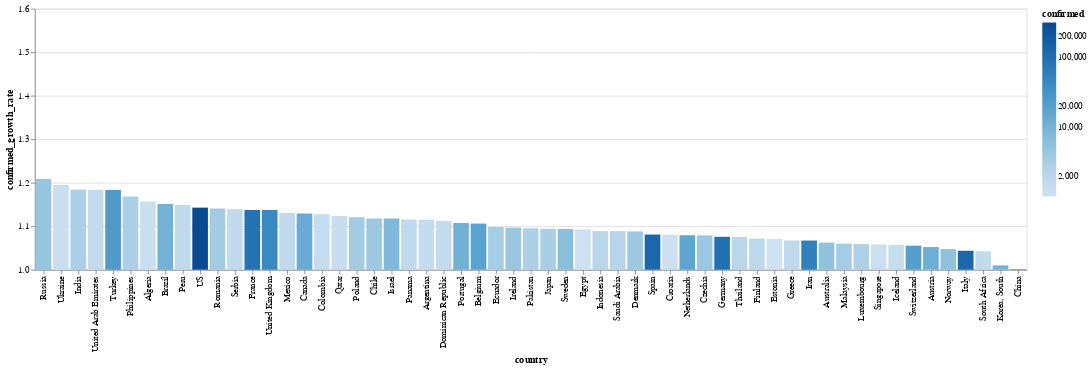

Notebook code cell kept with this figure:
### Markdown cell above
# Tasa de contagios por país

El color corresponde con la cantidad de casos confirmados

### Code cell
today_df = global_df[
    (global_df.date == global_df.date.max()) & 
    (global_df.confirmed > 1000)
]


alt.Chart(today_df).mark_bar().encode(
    x=alt.X(
        'country', 
        sort=list(
            today_df.set_index('country')
                    .confirmed_growth_rate
                    .sort_values()
                    .index[::-1]
        )
    ),
    y=alt.X(
        'confirmed_growth_rate', 
        scale=alt.Scale(domain=[1, 1.6], clamp=True)
    ),
    color=alt.Color('confirmed', scale=alt.Scale(type='log')),
    tooltip=list(today_df.columns)
)

### Figure 1 — Vega-Lite specification as saved in the notebook (floating-point values rounded to 4 significant figures)
{"config": {"view": {"continuousWidth": 400, "continuousHeight": 300}}, "data": {"name": "data-d3fadc00f5e37011c3cd2ef4e201e31b"}, "mark": "bar", "encoding": {"color": {"type": "quantitative", "field": "confirmed", "scale": {"type": "log"}}, "tooltip": [{"type": "temporal", "field": "date"}, {"type": "nominal", "field": "country"}, {"type": "quantitative", "field": "confirmed"}, {"type": "quantitative", "field": "recovered"}, {"type": "quantitative", "field": "death"}, {"type": "quantitative", "field": "confirmed_growth_rate"}, {"type": "quantitative", "field": "death_growth_rate"}, {"type": "temporal", "field": "first_infaction_date"}, {"type": "quantitative", "field": "days_from_first_infection"}, {"type": "temporal", "field": "tenth_infaction_date"}, {"type": "quantitative", "field": "days_from_tenth_infection"}, {"type": "temporal", "field": "first_death_date"}, {"type": "quantitative", "field": "days_from_first_death"}, {"type": "temporal", "field": "tenth_death_date"}, {"type": "quantitative", "field": "days_from_tenth_death"}], "x": {"type": "nominal", "field": "country", "sort": ["Russia", "Ukraine", "India", "United Arab Emirates", "Turkey", "Philippines", "Algeria", "Brazil", "Peru", "US", "Romania", "Serbia", "France", "United Kingdom", "Mexico", "Canada", "Colombia", "Qatar", "Poland", "Chile", "Israel", "Panama", "Argentina", "Dominican Republic", "Portugal", "Belgium", "Ecuador", "Ireland", "Pakistan", "Japan", "Sweden", "Egypt", "Indonesia", "Saudi Arabia", "Denmark", "Spain", "Croatia", "Netherlands", "Czechia", "Germany", "Thailand", "Finland", "Estonia", "Greece", "Iran", "Australia", "Malaysia", "Luxembourg", "Singapore", "Iceland", "Switzerland", "Austria", "Norway", "Italy", "South Africa", "Korea, South", "China"]}, "y": {"type": "quantitative", "field": "confirmed_growth_rate", "scale": {"clamp": true, "domain": [1, 1.6]}}}, "$schema": "https://vega.github.io/schema/vega-lite/v4.8.1.json", "datasets": {"data-d3fadc00f5e37011c3cd2ef4e201e31b": [{"date": "2020-04-04T00:00:00", "country": "Algeria", "confirmed": 1251, "recovered": 90, "death": 130, "confirmed_growth_rate": 1.157, "death_growth_rate": 1.245, "first_infaction_date": "2020-02-25T00:00:00", "days_from_first_infection": 39, "tenth_infaction_date": "2020-03-04T00:00:00", "days_from_tenth_infection": 31.0, "first_death_date": "2020-03-12T00:00:00", "days_from_first_death": 23.0, "tenth_death_date": "2020-03-20T00:00:00", "days_from_tenth_death": 15.0}, {"date": "2020-04-04T00:00:00", "country": "Argentina", "confirmed": 1451, "recovered": 279, "death": 43, "confirmed_growth_rate": 1.115, "death_growth_rate": 1.136, "first_infaction_date": "2020-03-03T00:00:00", "days_from_first_infection": 32, "tenth_infaction_date": "2020-03-08T00:00:00", "days_from_tenth_infection": 27.0, "first_death_date": "2020-03-08T00:00:00", "days_from_first_death": 27.0, "tenth_death_date": "2020-03-22T00:00:00", "days_from_tenth_death": 13.0}, {"date": "2020-04-04T00:00:00", "country": "Australia", "confirmed": 5550, "recovered": 701, "death": 30, "confirmed_growth_rate": 1.062, "death_growth_rate": 1.116, "first_infaction_date": "2020-01-26T00:00:00", "days_from_first_infection": 69, "tenth_infaction_date": "2020-02-01T00:00:00", "days_from_tenth_infection": 63.0, "first_death_date": "2020-03-01T00:00:00", "days_from_first_death": 34.0, "tenth_death_date": "2020-03-26T00:00:00", "days_from_tenth_death": 9.0}, {"date": "2020-04-04T00:00:00", "country": "Austria", "confirmed": 11781, "recovered": 2507, "death": 186, "confirmed_growth_rate": 1.052, "death_growth_rate": 1.157, "first_infaction_date": "2020-02-25T00:00:00", "days_from_first_infection": 39, "tenth_infaction_date": "2020-03-01T00:00:00", "days_from_tenth_infection": 34.0, "first_death_date": "2020-03-12T00:00:00", "days_from_first_death": 23.0, "tenth_death_date": "2020-03-22T00:00:00", "days_from_tenth_death": 13.0}, {"date": "2020-04-04T00:00:00", "country": "Belgium", "confirmed": 18431, "recovered": 3247, "death": 1283, "confirmed_growth_rate": 1.106, "death_growth_rate": 1.205, "first_infaction_date": "2020-02-04T00:00:00", "days_from_first_infection": 60, "tenth_infaction_date": "2020-03-03T00:00:00", "days_from_tenth_infection": 32.0, "first_death_date": "2020-03-11T00:00:00", "days_from_first_death": 24.0, "tenth_death_date": "2020-03-18T00:00:00", "days_from_tenth_death": 17.0}, {"date": "2020-04-04T00:00:00", "country": "Brazil", "confirmed": 10360, "recovered": 127, "death": 445, "confirmed_growth_rate": 1.151, "death_growth_rate": 1.221, "first_infaction_date": "2020-02-26T00:00:00", "days_from_first_infection": 38, "tenth_infaction_date": "2020-03-06T00:00:00", "days_from_tenth_infection": 29.0, "first_death_date": "2020-03-17T00:00:00", "days_from_first_death": 18.0, "tenth_death_date": "2020-03-20T00:00:00", "days_from_tenth_death": 15.0}, {"date": "2020-04-04T00:00:00", "country": "Canada", "confirmed": 12978, "recovered": 2577, "death": 218, "confirmed_growth_rate": 1.129, "death_growth_rate": 1.203, "first_infaction_date": "2020-01-26T00:00:00", "days_from_first_infection": 69, "tenth_infaction_date": "2020-02-25T00:00:00", "days_from_tenth_infection": 39.0, "first_death_date": "2020-03-09T00:00:00", "days_from_first_death": 26.0, "tenth_death_date": "2020-03-20T00:00:00", "days_from_tenth_death": 15.0}, {"date": "2020-04-04T00:00:00", "country": "Chile", "confirmed": 4161, "recovered": 528, "death": 27, "confirmed_growth_rate": 1.118, "death_growth_rate": 1.245, "first_infaction_date": "2020-03-03T00:00:00", "days_from_first_infection": 32, "tenth_infaction_date": "2020-03-10T00:00:00", "days_from_tenth_infection": 25.0, "first_death_date": "2020-03-22T00:00:00", "days_from_first_death": 13.0, "tenth_death_date": "2020-03-31T00:00:00", "days_from_tenth_death": 4.0}, {"date": "2020-04-04T00:00:00", "country": "China", "confirmed": 82543, "recovered": 76946, "death": 3330, "confirmed_growth_rate": 1.001, "death_growth_rate": 1.001, "first_infaction_date": "2020-01-22T00:00:00", "days_from_first_infection": 73, "tenth_infaction_date": "2020-01-22T00:00:00", "days_from_tenth_infection": 73.0, "first_death_date": "2020-01-22T00:00:00", "days_from_first_death": 73.0, "tenth_death_date": "2020-01-22T00:00:00", "days_from_tenth_death": 73.0}, {"date": "2020-04-04T00:00:00", "country": "Colombia", "confirmed": 1406, "recovered": 85, "death": 32, "confirmed_growth_rate": 1.128, "death_growth_rate": 1.273, "first_infaction_date": "2020-03-06T00:00:00", "days_from_first_infection": 29, "tenth_infaction_date": "2020-03-13T00:00:00", "days_from_tenth_infection": 22.0, "first_death_date": "2020-03-22T00:00:00", "days_from_first_death": 13.0, "tenth_death_date": "2020-03-30T00:00:00", "days_from_tenth_death": 5.0}, {"date": "2020-04-04T00:00:00", "country": "Croatia", "confirmed": 1126, "recovered": 119, "death": 12, "confirmed_growth_rate": 1.08, "death_growth_rate": 1.144, "first_infaction_date": "2020-02-25T00:00:00", "days_from_first_infection": 39, "tenth_infaction_date": "2020-03-06T00:00:00", "days_from_tenth_infection": 29.0, "first_death_date": "2020-03-19T00:00:00", "days_from_first_death": 16.0, "tenth_death_date": "2020-04-04T00:00:00", "days_from_tenth_death": 0.0}, {"date": "2020-04-04T00:00:00", "country": "Czechia", "confirmed": 4472, "recovered": 78, "death": 59, "confirmed_growth_rate": 1.079, "death_growth_rate": 1.278, "first_infaction_date": "2020-03-01T00:00:00", "days_from_first_infection": 34, "tenth_infaction_date": "2020-03-05T00:00:00", "days_from_tenth_infection": 30.0, "first_death_date": "2020-03-22T00:00:00", "days_from_first_death": 13.0, "tenth_death_date": "2020-03-28T00:00:00", "days_from_tenth_death": 7.0}, {"date": "2020-04-04T00:00:00", "country": "Denmark", "confirmed": 4269, "recovered": 1379, "death": 161, "confirmed_growth_rate": 1.088, "death_growth_rate": 1.139, "first_infaction_date": "2020-02-27T00:00:00", "days_from_first_infection": 37, "tenth_infaction_date": "2020-03-04T00:00:00", "days_from_tenth_infection": 31.0, "first_death_date": "2020-03-14T00:00:00", "days_from_first_death": 21.0, "tenth_death_date": "2020-03-21T00:00:00", "days_from_tenth_death": 14.0}, {"date": "2020-04-04T00:00:00", "country": "Dominican Republic", "confirmed": 1488, "recovered": 16, "death": 68, "confirmed_growth_rate": 1.112, "death_growth_rate": 1.141, "first_infaction_date": "2020-03-01T00:00:00", "days_from_first_infection": 34, "tenth_infaction_date": "2020-03-14T00:00:00", "days_from_tenth_infection": 21.0, "first_death_date": "2020-03-17T00:00:00", "days_from_first_death": 18.0, "tenth_death_date": "2020-03-27T00:00:00", "days_from_tenth_death": 8.0}, {"date": "2020-04-04T00:00:00", "country": "Ecuador", "confirmed": 3465, "recovered": 100, "death": 172, "confirmed_growth_rate": 1.098, "death_growth_rate": 1.203, "first_infaction_date": "2020-03-01T00:00:00", "days_from_first_infection": 34, "tenth_infaction_date": "2020-03-05T00:00:00", "days_from_tenth_infection": 30.0, "first_death_date": "2020-03-14T00:00:00", "days_from_first_death": 21.0, "tenth_death_date": "2020-03-22T00:00:00", "days_from_tenth_death": 13.0}, {"date": "2020-04-04T00:00:00", "country": "Egypt", "confirmed": 1070, "recovered": 241, "death": 71, "confirmed_growth_rate": 1.093, "death_growth_rate": 1.103, "first_infaction_date": "2020-02-14T00:00:00", "days_from_first_infection": 50, "tenth_infaction_date": "2020-03-06T00:00:00", "days_from_tenth_infection": 29.0, "first_death_date": "2020-03-08T00:00:00", "days_from_first_death": 27.0, "tenth_death_date": "2020-03-22T00:00:00", "days_from_tenth_death": 13.0}, {"date": "2020-04-04T00:00:00", "country": "Estonia", "confirmed": 1039, "recovered": 59, "death": 13, "confirmed_growth_rate": 1.071, "death_growth_rate": 1.28, "first_infaction_date": "2020-02-27T00:00:00", "days_from_first_infection": 37, "tenth_infaction_date": "2020-03-10T00:00:00", "days_from_tenth_infection": 25.0, "first_death_date": "2020-03-25T00:00:00", "days_from_first_death": 10.0, "tenth_death_date": "2020-04-02T00:00:00", "days_from_tenth_death": 2.0}, {"date": "2020-04-04T00:00:00", "country": "Finland", "confirmed": 1882, "recovered": 300, "death": 25, "confirmed_growth_rate": 1.071, "death_growth_rate": 1.162, "first_infaction_date": "2020-01-29T00:00:00", "days_from_first_infection": 66, "tenth_infaction_date": "2020-03-05T00:00:00", "days_from_tenth_infection": 30.0, "first_death_date": "2020-03-21T00:00:00", "days_from_first_death": 14.0, "tenth_death_date": "2020-03-29T00:00:00", "days_from_tenth_death": 6.0}, {"date": "2020-04-04T00:00:00", "country": "France", "confirmed": 90848, "recovered": 15572, "death": 7574, "confirmed_growth_rate": 1.137, "death_growth_rate": 1.186, "first_infaction_date": "2020-01-24T00:00:00", "days_from_first_infection": 71, "tenth_infaction_date": "2020-02-08T00:00:00", "days_from_tenth_infection": 56.0, "first_death_date": "2020-02-15T00:00:00", "days_from_first_death": 49.0, "tenth_death_date": "2020-03-07T00:00:00", "days_from_tenth_death": 28.0}, {"date": "2020-04-04T00:00:00", "country": "Germany", "confirmed": 96092, "recovered": 26400, "death": 1444, "confirmed_growth_rate": 1.076, "death_growth_rate": 1.188, "first_infaction_date": "2020-01-27T00:00:00", "days_from_first_infection": 68, "tenth_infaction_date": "2020-02-03T00:00:00", "days_from_tenth_infection": 61.0, "first_death_date": "2020-03-09T00:00:00", "days_from_first_death": 26.0, "tenth_death_date": "2020-03-15T00:00:00", "days_from_tenth_death": 20.0}, {"date": "2020-04-04T00:00:00", "country": "Greece", "confirmed": 1673, "recovered": 78, "death": 68, "confirmed_growth_rate": 1.067, "death_growth_rate": 1.115, "first_infaction_date": "2020-02-26T00:00:00", "days_from_first_infection": 38, "tenth_infaction_date": "2020-03-05T00:00:00", "days_from_tenth_infection": 30.0, "first_death_date": "2020-03-11T00:00:00", "days_from_first_death": 24.0, "tenth_death_date": "2020-03-21T00:00:00", "days_from_tenth_death": 14.0}, {"date": "2020-04-04T00:00:00", "country": "Iceland", "confirmed": 1417, "recovered": 396, "death": 4, "confirmed_growth_rate": 1.057, "death_growth_rate": 1.086, "first_infaction_date": "2020-02-28T00:00:00", "days_from_first_infection": 36, "tenth_infaction_date": "2020-03-03T00:00:00", "days_from_tenth_infection": 32.0, "first_death_date": "2020-03-15T00:00:00", "days_from_first_death": 20.0, "tenth_death_date": "", "days_from_tenth_death": null}, {"date": "2020-04-04T00:00:00", "country": "India", "confirmed": 3082, "recovered": 229, "death": 86, "confirmed_growth_rate": 1.184, "death_growth_rate": 1.206, "first_infaction_date": "2020-01-30T00:00:00", "days_from_first_infection": 65, "tenth_infaction_date": "2020-03-04T00:00:00", "days_from_tenth_infection": 31.0, "first_death_date": "2020-03-11T00:00:00", "days_from_first_death": 24.0, "tenth_death_date": "2020-03-25T00:00:00", "days_from_tenth_death": 10.0}, {"date": "2020-04-04T00:00:00", "country": "Indonesia", "confirmed": 2092, "recovered": 150, "death": 191, "confirmed_growth_rate": 1.089, "death_growth_rate": 1.094, "first_infaction_date": "2020-03-02T00:00:00", "days_from_first_infection": 33, "tenth_infaction_date": "2020-03-09T00:00:00", "days_from_tenth_infection": 26.0, "first_death_date": "2020-03-11T00:00:00", "days_from_first_death": 24.0, "tenth_death_date": "2020-03-18T00:00:00", "days_from_tenth_death": 17.0}, {"date": "2020-04-04T00:00:00", "country": "Iran", "confirmed": 55743, "recovered": 19736, "death": 3452, "confirmed_growth_rate": 1.067, "death_growth_rate": 1.046, "first_infaction_date": "2020-02-19T00:00:00", "days_from_first_infection": 45, "tenth_infaction_date": "2020-02-21T00:00:00", "days_from_tenth_infection": 43.0, "first_death_date": "2020-02-19T00:00:00", "days_from_first_death": 45.0, "tenth_death_date": "2020-02-24T00:00:00", "days_from_tenth_death": 40.0}, {"date": "2020-04-04T00:00:00", "country": "Ireland", "confirmed": 4604, "recovered": 25, "death": 137, "confirmed_growth_rate": 1.097, "death_growth_rate": 1.212, "first_infaction_date": "2020-02-29T00:00:00", "days_from_first_infection": 35, "tenth_infaction_date": "2020-03-06T00:00:00", "days_from_tenth_infection": 29.0, "first_death_date": "2020-03-11T00:00:00", "days_from_first_death": 24.0, "tenth_death_date": "2020-03-26T00:00:00", "days_from_tenth_death": 9.0}, {"date": "2020-04-04T00:00:00", "country": "Israel", "confirmed": 7851, "recovered": 427, "death": 44, "confirmed_growth_rate": 1.118, "death_growth_rate": 1.209, "first_infaction_date": "2020-02-21T00:00:00", "days_from_first_infection": 43, "tenth_infaction_date": "2020-03-03T00:00:00", "days_from_tenth_infection": 32.0, "first_death_date": "2020-03-21T00:00:00", "days_from_first_death": 14.0, "tenth_death_date": "2020-03-27T00:00:00", "days_from_tenth_death": 8.0}, {"date": "2020-04-04T00:00:00", "country": "Italy", "confirmed": 124632, "recovered": 20996, "death": 15362, "confirmed_growth_rate": 1.044, "death_growth_rate": 1.063, "first_infaction_date": "2020-01-31T00:00:00", "days_from_first_infection": 64, "tenth_infaction_date": "2020-02-21T00:00:00", "days_from_tenth_infection": 43.0, "first_death_date": "2020-02-21T00:00:00", "days_from_first_death": 43.0, "tenth_death_date": "2020-02-26T00:00:00", "days_from_tenth_death": 38.0}, {"date": "2020-04-04T00:00:00", "country": "Japan", "confirmed": 3139, "recovered": 514, "death": 77, "confirmed_growth_rate": 1.094, "death_growth_rate": 1.06, "first_infaction_date": "2020-01-22T00:00:00", "days_from_first_infection": 73, "tenth_infaction_date": "2020-01-30T00:00:00", "days_from_tenth_infection": 65.0, "first_death_date": "2020-02-13T00:00:00", "days_from_first_death": 51.0, "tenth_death_date": "2020-03-11T00:00:00", "days_from_tenth_death": 24.0}, {"date": "2020-04-04T00:00:00", "country": "Korea, South", "confirmed": 10156, "recovered": 6325, "death": 177, "confirmed_growth_rate": 1.01, "death_growth_rate": 1.03, "first_infaction_date": "2020-01-22T00:00:00", "days_from_first_infection": 73, "tenth_infaction_date": "2020-01-31T00:00:00", "days_from_tenth_infection": 64.0, "first_death_date": "2020-02-20T00:00:00", "days_from_first_death": 44.0, "tenth_death_date": "2020-02-26T00:00:00", "days_from_tenth_death": 38.0}, {"date": "2020-04-04T00:00:00", "country": "Luxembourg", "confirmed": 2729, "recovered": 500, "death": 31, "confirmed_growth_rate": 1.059, "death_growth_rate": 1.084, "first_infaction_date": "2020-02-29T00:00:00", "days_from_first_infection": 35, "tenth_infaction_date": "2020-03-12T00:00:00", "days_from_tenth_infection": 23.0, "first_death_date": "2020-03-14T00:00:00", "days_from_first_death": 21.0, "tenth_death_date": "2020-03-27T00:00:00", "days_from_tenth_death": 8.0}, {"date": "2020-04-04T00:00:00", "country": "Malaysia", "confirmed": 3483, "recovered": 915, "death": 57, "confirmed_growth_rate": 1.06, "death_growth_rate": 1.116, "first_infaction_date": "2020-01-25T00:00:00", "days_from_first_infection": 70, "tenth_infaction_date": "2020-02-05T00:00:00", "days_from_tenth_infection": 59.0, "first_death_date": "2020-03-17T00:00:00", "days_from_first_death": 18.0, "tenth_death_date": "2020-03-23T00:00:00", "days_from_tenth_death": 12.0}, {"date": "2020-04-04T00:00:00", "country": "Mexico", "confirmed": 1688, "recovered": 633, "death": 60, "confirmed_growth_rate": 1.131, "death_growth_rate": 1.264, "first_infaction_date": "2020-02-28T00:00:00", "days_from_first_infection": 36, "tenth_infaction_date": "2020-03-12T00:00:00", "days_from_tenth_infection": 23.0, "first_death_date": "2020-03-19T00:00:00", "days_from_first_death": 16.0, "tenth_death_date": "2020-03-28T00:00:00", "days_from_tenth_death": 7.0}, {"date": "2020-04-04T00:00:00", "country": "Netherlands", "confirmed": 16727, "recovered": 262, "death": 1656, "confirmed_growth_rate": 1.079, "death_growth_rate": 1.146, "first_infaction_date": "2020-02-27T00:00:00", "days_from_first_infection": 37, "tenth_infaction_date": "2020-03-02T00:00:00", "days_from_tenth_infection": 33.0, "first_death_date": "2020-03-06T00:00:00", "days_from_first_death": 29.0, "tenth_death_date": "2020-03-14T00:00:00", "days_from_tenth_death": 21.0}, {"date": "2020-04-04T00:00:00", "country": "Norway", "confirmed": 5550, "recovered": 32, "death": 62, "confirmed_growth_rate": 1.047, "death_growth_rate": 1.154, "first_infaction_date": "2020-02-26T00:00:00", "days_from_first_infection": 38, "tenth_infaction_date": "2020-02-29T00:00:00", "days_from_tenth_infection": 35.0, "first_death_date": "2020-03-14T00:00:00", "days_from_first_death": 21.0, "tenth_death_date": "2020-03-24T00:00:00", "days_from_tenth_death": 11.0}, {"date": "2020-04-04T00:00:00", "country": "Pakistan", "confirmed": 2818, "recovered": 131, "death": 41, "confirmed_growth_rate": 1.095, "death_growth_rate": 1.201, "first_infaction_date": "2020-02-26T00:00:00", "days_from_first_infection": 38, "tenth_infaction_date": "2020-03-10T00:00:00", "days_from_tenth_infection": 25.0, "first_death_date": "2020-03-19T00:00:00", "days_from_first_death": 16.0, "tenth_death_date": "2020-03-27T00:00:00", "days_from_tenth_death": 8.0}, {"date": "2020-04-04T00:00:00", "country": "Panama", "confirmed": 1673, "recovered": 13, "death": 41, "confirmed_growth_rate": 1.115, "death_growth_rate": 1.172, "first_infaction_date": "2020-03-10T00:00:00", "days_from_first_infection": 25, "tenth_infaction_date": "2020-03-12T00:00:00", "days_from_tenth_infection": 23.0, "first_death_date": "2020-03-11T00:00:00", "days_from_first_death": 24.0, "tenth_death_date": "2020-03-28T00:00:00", "days_from_tenth_death": 7.0}, {"date": "2020-04-04T00:00:00", "country": "Peru", "confirmed": 1746, "recovered": 914, "death": 73, "confirmed_growth_rate": 1.149, "death_growth_rate": 1.247, "first_infaction_date": "2020-03-06T00:00:00", "days_from_first_infection": 29, "tenth_infaction_date": "2020-03-10T00:00:00", "days_from_tenth_infection": 25.0, "first_death_date": "2020-03-20T00:00:00", "days_from_first_death": 15.0, "tenth_death_date": "2020-03-27T00:00:00", "days_from_tenth_death": 8.0}, {"date": "2020-04-04T00:00:00", "country": "Philippines", "confirmed": 3094, "recovered": 57, "death": 144, "confirmed_growth_rate": 1.168, "death_growth_rate": 1.115, "first_infaction_date": "2020-01-30T00:00:00", "days_from_first_infection": 65, "tenth_infaction_date": "2020-03-09T00:00:00", "days_from_tenth_infection": 26.0, "first_death_date": "2020-02-02T00:00:00", "days_from_first_death": 62.0, "tenth_death_date": "2020-03-15T00:00:00", "days_from_tenth_death": 20.0}, {"date": "2020-04-04T00:00:00", "country": "Poland", "confirmed": 3627, "recovered": 116, "death": 79, "confirmed_growth_rate": 1.121, "death_growth_rate": 1.24, "first_infaction_date": "2020-03-04T00:00:00", "days_from_first_infection": 31, "tenth_infaction_date": "2020-03-08T00:00:00", "days_from_tenth_infection": 27.0, "first_death_date": "2020-03-12T00:00:00", "days_from_first_death": 23.0, "tenth_death_date": "2020-03-25T00:00:00", "days_from_tenth_death": 10.0}, {"date": "2020-04-04T00:00:00", "country": "Portugal", "confirmed": 10524, "recovered": 75, "death": 266, "confirmed_growth_rate": 1.107, "death_growth_rate": 1.151, "first_infaction_date": "2020-03-02T00:00:00", "days_from_first_infection": 33, "tenth_infaction_date": "2020-03-06T00:00:00", "days_from_tenth_infection": 29.0, "first_death_date": "2020-03-17T00:00:00", "days_from_first_death": 18.0, "tenth_death_date": "2020-03-21T00:00:00", "days_from_tenth_death": 14.0}, {"date": "2020-04-04T00:00:00", "country": "Qatar", "confirmed": 1325, "recovered": 109, "death": 3, "confirmed_growth_rate": 1.124, "death_growth_rate": 1.157, "first_infaction_date": "2020-02-29T00:00:00", "days_from_first_infection": 35, "tenth_infaction_date": "2020-03-08T00:00:00", "days_from_tenth_infection": 27.0, "first_death_date": "2020-03-28T00:00:00", "days_from_first_death": 7.0, "tenth_death_date": "", "days_from_tenth_death": null}, {"date": "2020-04-04T00:00:00", "country": "Romania", "confirmed": 3613, "recovered": 329, "death": 146, "confirmed_growth_rate": 1.14, "death_growth_rate": 1.223, "first_infaction_date": "2020-02-26T00:00:00", "days_from_first_infection": 38, "tenth_infaction_date": "2020-03-08T00:00:00", "days_from_tenth_infection": 27.0, "first_death_date": "2020-03-22T00:00:00", "days_from_first_death": 13.0, "tenth_death_date": "2020-03-24T00:00:00", "days_from_tenth_death": 11.0}, {"date": "2020-04-04T00:00:00", "country": "Russia", "confirmed": 4731, "recovered": 333, "death": 43, "confirmed_growth_rate": 1.208, "death_growth_rate": 1.341, "first_infaction_date": "2020-01-31T00:00:00", "days_from_first_infection": 64, "tenth_infaction_date": "2020-03-06T00:00:00", "days_from_tenth_infection": 29.0, "first_death_date": "2020-03-19T00:00:00", "days_from_first_death": 16.0, "tenth_death_date": "2020-03-31T00:00:00", "days_from_tenth_death": 4.0}, {"date": "2020-04-04T00:00:00", "country": "Saudi Arabia", "confirmed": 2179, "recovered": 420, "death": 29, "confirmed_growth_rate": 1.089, "death_growth_rate": 1.302, "first_infaction_date": "2020-03-02T00:00:00", "days_from_first_infection": 33, "tenth_infaction_date": "2020-03-08T00:00:00", "days_from_tenth_infection": 27.0, "first_death_date": "2020-03-24T00:00:00", "days_from_first_death": 11.0, "tenth_death_date": "2020-04-01T00:00:00", "days_from_tenth_death": 3.0}, {"date": "2020-04-04T00:00:00", "country": "Serbia", "confirmed": 1624, "recovered": 0, "death": 44, "confirmed_growth_rate": 1.139, "death_growth_rate": 1.232, "first_infaction_date": "2020-03-06T00:00:00", "days_from_first_infection": 29, "tenth_infaction_date": "2020-03-11T00:00:00", "days_from_tenth_infection": 24.0, "first_death_date": "2020-03-20T00:00:00", "days_from_first_death": 15.0, "tenth_death_date": "2020-03-29T00:00:00", "days_from_tenth_death": 6.0}, {"date": "2020-04-04T00:00:00", "country": "Singapore", "confirmed": 1189, "recovered": 297, "death": 6, "confirmed_growth_rate": 1.058, "death_growth_rate": 1.183, "first_infaction_date": "2020-01-23T00:00:00", "days_from_first_infection": 72, "tenth_infaction_date": "2020-01-31T00:00:00", "days_from_tenth_infection": 64.0, "first_death_date": "2020-03-21T00:00:00", "days_from_first_death": 14.0, "tenth_death_date": "", "days_from_tenth_death": null}, {"date": "2020-04-04T00:00:00", "country": "South Africa", "confirmed": 1585, "recovered": 95, "death": 9, "confirmed_growth_rate": 1.042, "death_growth_rate": 1.329, "first_infaction_date": "2020-03-05T00:00:00", "days_from_first_infection": 30, "tenth_infaction_date": "2020-03-11T00:00:00", "days_from_tenth_infection": 24.0, "first_death_date": "2020-03-27T00:00:00", "days_from_first_death": 8.0, "tenth_death_date": "", "days_from_tenth_death": null}, {"date": "2020-04-04T00:00:00", "country": "Spain", "confirmed": 126168, "recovered": 34219, "death": 11947, "confirmed_growth_rate": 1.081, "death_growth_rate": 1.104, "first_infaction_date": "2020-02-01T00:00:00", "days_from_first_infection": 63, "tenth_infaction_date": "2020-02-26T00:00:00", "days_from_tenth_infection": 38.0, "first_death_date": "2020-03-03T00:00:00", "days_from_first_death": 32.0, "tenth_death_date": "2020-03-08T00:00:00", "days_from_tenth_death": 27.0}, {"date": "2020-04-04T00:00:00", "country": "Sweden", "confirmed": 6443, "recovered": 205, "death": 373, "confirmed_growth_rate": 1.094, "death_growth_rate": 1.204, "first_infaction_date": "2020-01-31T00:00:00", "days_from_first_infection": 64, "tenth_infaction_date": "2020-02-29T00:00:00", "days_from_tenth_infection": 35.0, "first_death_date": "2020-03-11T00:00:00", "days_from_first_death": 24.0, "tenth_death_date": "2020-03-19T00:00:00", "days_from_tenth_death": 16.0}, {"date": "2020-04-04T00:00:00", "country": "Switzerland", "confirmed": 20505, "recovered": 6415, "death": 666, "confirmed_growth_rate": 1.055, "death_growth_rate": 1.142, "first_infaction_date": "2020-02-25T00:00:00", "days_from_first_infection": 39, "tenth_infaction_date": "2020-02-29T00:00:00", "days_from_tenth_infection": 35.0, "first_death_date": "2020-03-05T00:00:00", "days_from_first_death": 30.0, "tenth_death_date": "2020-03-13T00:00:00", "days_from_tenth_death": 22.0}, {"date": "2020-04-04T00:00:00", "country": "Thailand", "confirmed": 2067, "recovered": 674, "death": 20, "confirmed_growth_rate": 1.075, "death_growth_rate": 1.19, "first_infaction_date": "2020-01-22T00:00:00", "days_from_first_infection": 73, "tenth_infaction_date": "2020-01-28T00:00:00", "days_from_tenth_infection": 67.0, "first_death_date": "2020-03-01T00:00:00", "days_from_first_death": 34.0, "tenth_death_date": "2020-04-01T00:00:00", "days_from_tenth_death": 3.0}, {"date": "2020-04-04T00:00:00", "country": "Turkey", "confirmed": 23934, "recovered": 786, "death": 501, "confirmed_growth_rate": 1.183, "death_growth_rate": 1.246, "first_infaction_date": "2020-03-11T00:00:00", "days_from_first_infection": 24, "tenth_infaction_date": "2020-03-16T00:00:00", "days_from_tenth_infection": 19.0, "first_death_date": "2020-03-17T00:00:00", "days_from_first_death": 18.0, "tenth_death_date": "2020-03-22T00:00:00", "days_from_tenth_death": 13.0}, {"date": "2020-04-04T00:00:00", "country": "US", "confirmed": 308850, "recovered": 14652, "death": 8407, "confirmed_growth_rate": 1.143, "death_growth_rate": 1.226, "first_infaction_date": "2020-01-22T00:00:00", "days_from_first_infection": 73, "tenth_infaction_date": "2020-02-03T00:00:00", "days_from_tenth_infection": 61.0, "first_death_date": "2020-02-29T00:00:00", "days_from_first_death": 35.0, "tenth_death_date": "2020-03-04T00:00:00", "days_from_tenth_death": 31.0}, {"date": "2020-04-04T00:00:00", "country": "Ukraine", "confirmed": 1225, "recovered": 25, "death": 32, "confirmed_growth_rate": 1.195, "death_growth_rate": 1.201, "first_infaction_date": "2020-03-03T00:00:00", "days_from_first_infection": 32, "tenth_infaction_date": "2020-03-17T00:00:00", "days_from_tenth_infection": 18.0, "first_death_date": "2020-03-13T00:00:00", "days_from_first_death": 22.0, "tenth_death_date": "2020-03-30T00:00:00", "days_from_tenth_death": 5.0}, {"date": "2020-04-04T00:00:00", "country": "United Arab Emirates", "confirmed": 1505, "recovered": 125, "death": 10, "confirmed_growth_rate": 1.184, "death_growth_rate": 1.267, "first_infaction_date": "2020-01-29T00:00:00", "days_from_first_infection": 66, "tenth_infaction_date": "2020-02-22T00:00:00", "days_from_tenth_infection": 42.0, "first_death_date": "2020-03-20T00:00:00", "days_from_first_death": 15.0, "tenth_death_date": "", "days_from_tenth_death": null}, {"date": "2020-04-04T00:00:00", "country": "United Kingdom", "confirmed": 42477, "recovered": 215, "death": 4320, "confirmed_growth_rate": 1.137, "death_growth_rate": 1.23, "first_infaction_date": "2020-01-31T00:00:00", "days_from_first_infection": 64, "tenth_infaction_date": "2020-02-24T00:00:00", "days_from_tenth_infection": 40.0, "first_death_date": "2020-03-05T00:00:00", "days_from_first_death": 30.0, "tenth_death_date": "2020-03-14T00:00:00", "days_from_tenth_death": 21.0}]}}
